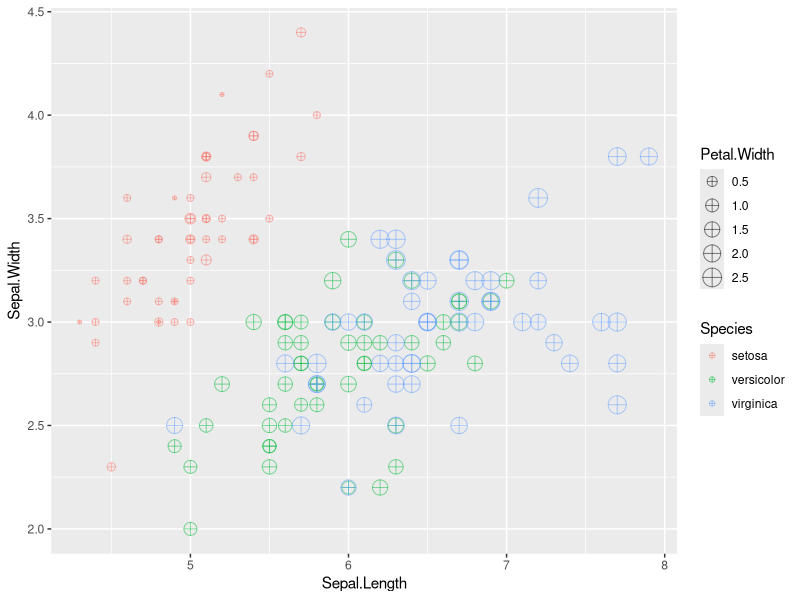
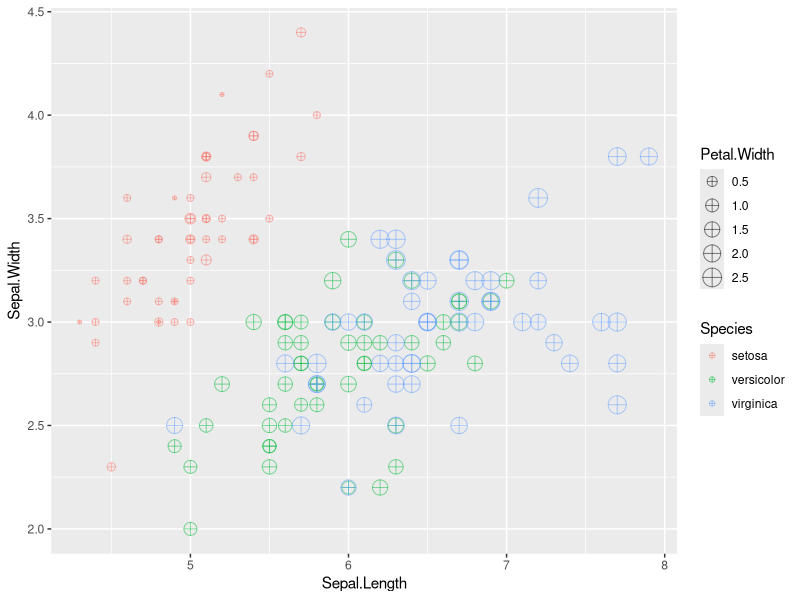

Here is the R script that generated these plots, in order: (Note: this script raises an error after producing the figures.)
# Postwork Sesión 2.

#### Objetivo

"- Conocer algunas de las bases de datos disponibles en `R`
- Observar algunas características y manipular los DataFrames con `dplyr`
- Realizar visualizaciones con `ggplot`
#### Requisitos

1. Tener instalado R y RStudio
2. Haber realizado el prework y estudiado los ejemplos de la sesión."

#### Desarrollo

"1) Inspecciona el DataSet iris disponible directamente en la librería de ggplot. 
Identifica las variables que contiene y su tipo, asegúrate de que no hayan datos faltantes y 
que los datos se encuentran listos para usarse."

iris
str(iris)

#quitando valores NA
iris.full<-na.omit(iris)
str(iris.full)



"2) Crea una gráfica de puntos que contenga `Sepal.Lenght` en el eje horizontal, 
`Sepal.Width` en el eje vertical, que identifique `Species` por color y que el tamaño 
de la figura está representado por `Petal.Width`. 
Asegúrate de que la geometría contenga `shape = 10` y `alpha = 0.5`."

library(ggplot2)

ggplot(iris.full, aes(x=Sepal.Length , y=Sepal.Width , color=Species, size= Petal.Width))+geom_point(shape=10, alpha=0.5)


"3) Crea una tabla llamada `iris_mean` que contenga el promedio de todas las variables 
agrupadas por `Species`."
library(dplyr)
iris_mean<- iris.full %>%
            group_by(Species) %>%
            summarize(Sepal.lenght.mean=mean(Sepal.Length),
                      Sepal.width.mean = mean (Sepal.Width),
                      Petal.Lenght.mean=mean(Petal.Length),
                      Petal.Width.mean=mean(Petal.Width))

str(iris_mean)


"4) Con esta tabla, agrega a tu gráfica anterior otra geometría de puntos para agregar 
los promedios en la visualización. Asegúrate que el primer argumento de la geometría 
sea el nombre de tu tabla y que los parámetros sean `shape = 23`, `size = 4`, 
`fill = 'black'` y `stroke = 2`. También agrega etiquetas, temas y los cambios 
necesarios para mejorar tu visualización."

gfull<-ggplot(iris.full, aes(x=Sepal.Length , y=Sepal.Width , color=Species, size= Petal.Width))+geom_point(shape=10, alpha=0.5)
gfull
gfull <- gfull + ggplot(iris_mean, aes(x=Sepal.lenght.mean , y=Sepal.width.mean))+geom_point()
